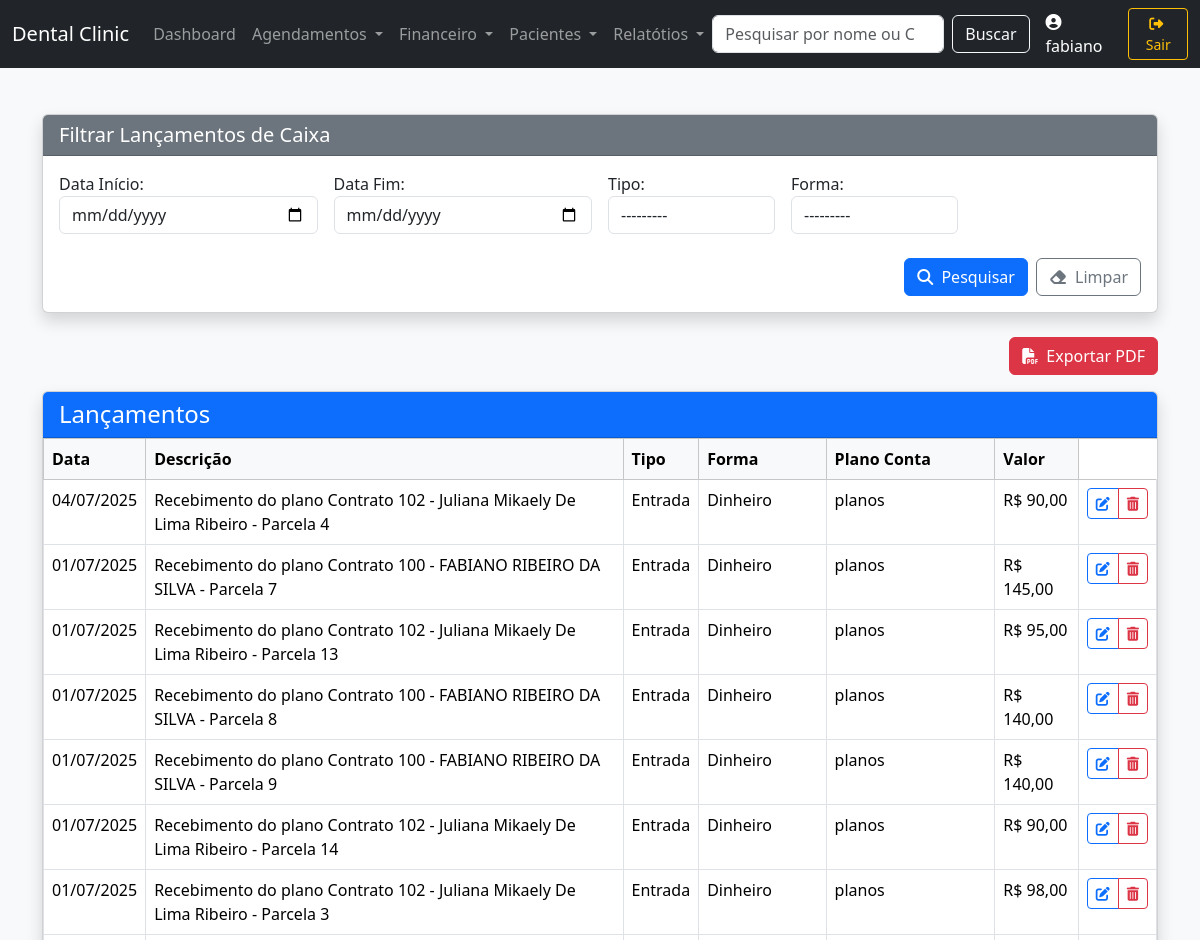
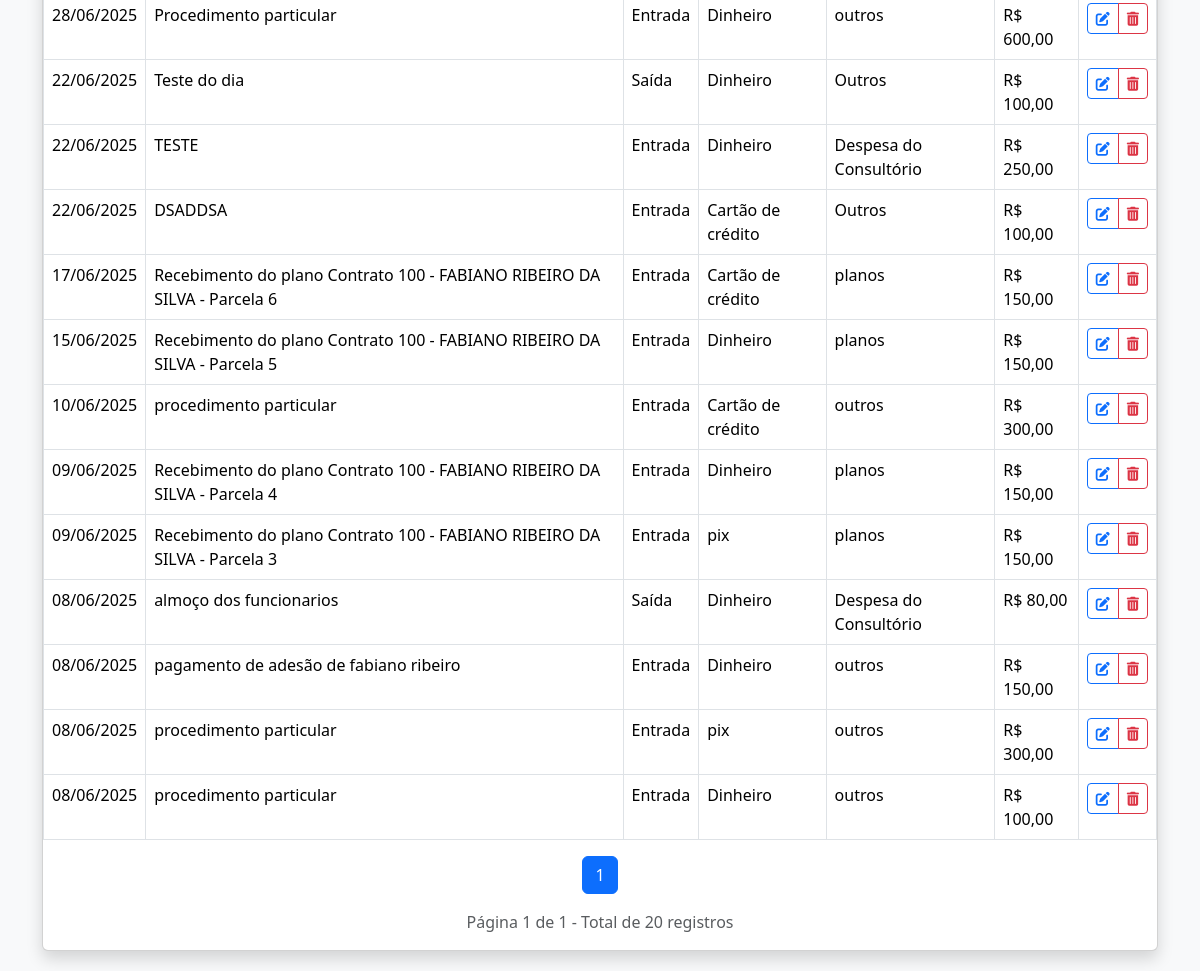
The page /financeiro/caixa/listar/ (signed in) on the database its author committed (2 pictures, top to bottom).
### financeiro/models.py (models this page shows, shortened)
class Caixa(models.Model):
    PLANO_DE_CONTAS = [
        ('Consultorio', 'Despesa do Consultório'),
        ('Boletos', 'Boletos'),
        ('Outros', 'Outros'),
        ('Planos', 'Planos'),
        ('Procedimento', 'Procedimento Particular')
    ]
    FORMA_CHOICES = [
        ('dinheiro', 'Dinheiro'),
        ('pix_pj', 'Pix PJ'),
        ('pix_pf', 'Pix PF'),
        ('cartao_credito', 'Cartão de crédito'),
        ('cartao_debito', 'Cartão de débito'),
    ]
    TIPO_CHOICES = [
     ('entrada', 'Entrada'),
     ('saida', 'Saída'),
    ]
    data = models.DateField(default=date.today)
    descricao = models.CharField(max_length=255)
    valor = models.DecimalField(max_digits=10, decimal_places=2)
    tipo = models.CharField(max_length=10, choices=[('entrada', 'Entrada'), ('saida', 'Saída')])
    forma = models.CharField(max_length=20, choices=FORMA_CHOICES)
    plano_conta = models.CharField(max_length=30, choices=PLANO_DE_CONTAS, default='outros')
    observacao = models.TextField(blank=True)

### financeiro/views.py (the view)
# urls.py: path('caixa/listar/', views.lista_caixa, name='lista_caixa'),# Lista vazia - nenhuma URL definida
def lista_caixa(request):
    queryset = Caixa.objects.all().order_by('-data')
    filtro = CaixaFilter(request.GET, queryset=queryset)
    resultados = filtro.qs
    total_entradas = resultados.filter(tipo='entrada').aggregate(Sum('valor'))['valor__sum'] or 0
    total_saidas = resultados.filter(tipo='saida').aggregate(Sum('valor'))['valor__sum'] or 0
    saldo = total_entradas - total_saidas
    paginator = Paginator(resultados, 25)
    page_number = request.GET.get('page')
    lancamentos_paginados = paginator.get_page(page_number)
    context = {
        'filter': filtro,
        'lancamentos': lancamentos_paginados,  # Objeto paginado para a tabela
        'total_entradas': total_entradas,
        'total_saidas': total_saidas,
        'saldo': saldo,
        'total_registros': resultados.count()  # Total de registros (não paginado)
    }
    return render(request, 'financeiro/caixa/lista_caixa.html', context)

### financeiro/templates/financeiro/caixa/lista_caixa.html (shortened to what this page needs)
{% extends 'core/base.html' %}
{% block content %}
<div class="container mt-4">
    <div class="card shadow mb-4">
        <div class="card-header bg-secondary text-white">
            <h5 class="mb-0">Filtrar Lançamentos de Caixa</h5>
        </div>
        <div class="card-body">
            <form method="get">
                <div class="row g-3">
                    <div class="col-md-3">
                        <label for="{{ filter.form.data_inicio.id_for_label }}">Data Início:</label>
                        {{ filter.form.data_inicio }}
                    </div>
                    <div class="col-md-3">
                        <label for="{{ filter.form.data_fim.id_for_label }}">Data Fim:</label>
                        {{ filter.form.data_fim }}
                    </div>
                    <div class="col-md-2">
                        <label for="{{ filter.form.tipo.id_for_label }}">Tipo:</label>
                        {{ filter.form.tipo }}
                    </div>
                    <div class="col-md-2">
                        <label for="{{ filter.form.forma.id_for_label }}">Forma:</label>
                        {{ filter.form.forma }}
                    </div>
                </div>
                <div class="d-flex justify-content-end mt-4">
                    <button type="submit" class="btn btn-primary me-2">
                        <i class="fas fa-search me-1"></i> Pesquisar
                    </button>
                    <a href="{% url 'financeiro:lista_caixa' %}" class="btn btn-outline-secondary">
                        <i class="fas fa-eraser me-1"></i> Limpar
                    </a>
                </div>
            </form>
        </div>
    </div>
    <div class="d-flex justify-content-end mb-3">
        <a href="{% url 'financeiro:caixa_pdf' %}?{{ request.GET.urlencode }}" target="_blank" class="btn btn-danger ms-2">
            <i class="fas fa-file-pdf me-1"></i> Exportar PDF
        </a>
    </div>
    <div class="card shadow">
        <div class="card-header bg-primary text-white">
            <h4 class="mb-0">Lançamentos</h4>
        </div>
        <div class="card-body p-0">
            {% if lancamentos %}
                <div class="table-responsive">
                    <table class="table table-hover table-bordered mb-0">
                        <thead class="table-light">
                            <tr>
                                <th>Data</th>
                                <th>Descrição</th>
                                <th>Tipo</th>
                                <th>Forma</th>
                                <th>Plano Conta</th>
                                <th>Valor</th>
                            </tr>
                        </thead>
                        <tbody>
                            {% for lancamento in lancamentos %}
                            <tr>
                                <td>{{ lancamento.data|date:"d/m/Y" }}</td>
                                <td>{{ lancamento.descricao }}</td>
                                <td>{{ lancamento.get_tipo_display }}</td>
                                <td>{{ lancamento.get_forma_display }}</td>
                                <td>{{ lancamento.get_plano_conta_display }}</td>
                                <td>R$ {{ lancamento.valor|floatformat:2 }}</td>
                                <td class="text-center">
                                  <div class="btn-group btn-group-sm" role="group">
                                      <a href="{% url 'financeiro:editar_caixa' lancamento.id %}" class="btn btn-outline-primary" title="Abrir">
                                         <i class="fas fa-edit"></i>
                                        </a>
                                       <a href="{% url 'financeiro:excluir_caixa' lancamento.id %}" class="btn btn-outline-danger" title="Excluir">
                                         <i class="fas fa-trash-alt"></i>
                                        </a>
                                    </div>
                                </td>
                            </tr>
                            {% endfor %}
                        </tbody>
                    </table>
                </div>
                <div class="p-3">
                    <nav aria-label="Page navigation">
                        <ul class="pagination justify-content-center">
                            {% for num in lancamentos.paginator.page_range %}
                                {% if lancamentos.number == num %}
                                    <li class="page-item active"><a class="page-link" href="#">{{ num }}</a></li>
                                {% endif %}
                            {% endfor %}
                        </ul>
                    </nav>
                    <div class="text-center text-muted">
                        Página {{ lancamentos.number }} de {{ lancamentos.paginator.num_pages }} - Total de {{ lancamentos.paginator.count }} registros
                    </div>
                </div>
            {% else %}
                <div class="p-3 text-center text-muted">
                    Nenhum lançamento encontrado.
                </div>
            {% endif %}
        </div>
    </div>
</div>
{% endblock %}

### templates/core/base.html (shortened to what this page needs)
<!doctype html>
<html lang="pt-br">
<head>
  <link href="https://cdn.jsdelivr.net/npm/bootstrap@5.3.3/dist/css/bootstrap.min.css" rel="stylesheet" />
  <link href="https://cdnjs.cloudflare.com/ajax/libs/font-awesome/6.4.0/css/all.min.css" rel="stylesheet" />
</head>
<body>
<nav class="navbar navbar-expand-lg navbar-dark bg-dark fixed-top">
  <div class="container-fluid">
    <a class="navbar-brand" href="{% url 'core:dashboard' %}">Dental Clinic</a>
    <div class="collapse navbar-collapse" id="navbarNavDropdown">
      <ul class="navbar-nav me-auto">
        <li class="nav-item">
          <a class="nav-link" href="{% url 'core:dashboard' %}">Dashboard</a>
        </li>
        <li class="nav-item dropdown">
          <a
            class="nav-link dropdown-toggle"
            href="#"
            id="agendamentoDropdown"
            role="button"
            data-bs-toggle="dropdown"
            aria-expanded="false"
          >
            Agendamentos
          </a>
        </li>
        <li class="nav-item dropdown">
          <a
            class="nav-link dropdown-toggle"
            href="#"
            id="financeiroDropdown"
            role="button"
            data-bs-toggle="dropdown"
            aria-expanded="false"
          >
            Financeiro
          </a>
        </li>
        <li class="nav-item dropdown">
          <a
            class="nav-link dropdown-toggle"
            href="#"
            id="pacientesDropdown"
            role="button"
            data-bs-toggle="dropdown"
            aria-expanded="false"
          >
            Pacientes
          </a>
        </li>
         <li class="nav-item dropdown">
          <a
            class="nav-link dropdown-toggle"
            href="#"
            id="pacientesDropdown"
            role="button"
            data-bs-toggle="dropdown"
            aria-expanded="false"
          >
            Relatótios
          </a>
        </li>
      </ul>
      <form class="d-flex" role="search" action="{% url 'financeiro:buscar_paciente' %}" method="GET">
    <input
      id="autocomplete-busca"
      class="form-control me-2"
      type="search"
      placeholder="Pesquisar por nome ou CPF"
      aria-label="Pesquisar"
      name="q"
      autocomplete="on"
    />
    <button class="btn btn-outline-light" type="submit">Buscar</button>
</form>
{% if user.is_authenticated %}
  <div class="d-flex align-items-center ms-3">
    <span class="text-white me-2">
      <i class="fas fa-user-circle me-1"></i> {{ user.get_full_name|default:user.username }}
    </span>
    <form method="post" action="{% url 'logout' %}">
      <button type="submit" class="btn btn-outline-warning btn-sm">
        <i class="fas fa-sign-out-alt me-1"></i> Sair
      </button>
    </form>
  </div>
{% endif %}
    </div>
  </div>
</nav>
<div class="container-fluid dashboard">
  {% block content %}{% endblock %}
</div>
<link rel="stylesheet" href="https://code.jquery.com/ui/1.13.0/themes/base/jquery-ui.css">
</body>
</html>

### templates/core/base.html (style rules this page uses)
body { background-color: #f8f9fa; padding-top: 70px; }
.dashboard { display: flex; gap: 20px; padding: 20px; }
.card-header { font-weight: bold; }

### rows shown on the page
Caixa: data "04/07/2025", descricao "Recebimento do plano Contrato 102 - Juliana Mikaely De Lima Ribeiro - Parcela 4", tipo "Entrada", forma "Dinheiro", plano_conta "planos", valor "90,00"
Caixa: data "01/07/2025", descricao "Recebimento do plano Contrato 100 - FABIANO RIBEIRO DA SILVA - Parcela 7", tipo "Entrada", forma "Dinheiro", plano_conta "planos", valor "145,00"
Caixa: data "01/07/2025", descricao "Recebimento do plano Contrato 102 - Juliana Mikaely De Lima Ribeiro - Parcela 13", tipo "Entrada", forma "Dinheiro", plano_conta "planos", valor "95,00"
Caixa: data "01/07/2025", descricao "Recebimento do plano Contrato 100 - FABIANO RIBEIRO DA SILVA - Parcela 8", tipo "Entrada", forma "Dinheiro", plano_conta "planos", valor "140,00"
Caixa: data "01/07/2025", descricao "Recebimento do plano Contrato 100 - FABIANO RIBEIRO DA SILVA - Parcela 9", tipo "Entrada", forma "Dinheiro", plano_conta "planos", valor "140,00"
Caixa: data "01/07/2025", descricao "Recebimento do plano Contrato 102 - Juliana Mikaely De Lima Ribeiro - Parcela 14", tipo "Entrada", forma "Dinheiro", plano_conta "planos", valor "90,00"
Caixa: data "01/07/2025", descricao "Recebimento do plano Contrato 102 - Juliana Mikaely De Lima Ribeiro - Parcela 3", tipo "Entrada", forma "Dinheiro", plano_conta "planos", valor "98,00"
Caixa: data "28/06/2025", descricao "Procedimento particular", tipo "Entrada", forma "Dinheiro", plano_conta "outros", valor "600,00"
Caixa: data "22/06/2025", descricao "Teste do dia", tipo "Saída", forma "Dinheiro", plano_conta "Outros", valor "100,00"
Caixa: data "22/06/2025", descricao "TESTE", tipo "Entrada", forma "Dinheiro", plano_conta "Despesa do Consultório", valor "250,00"
Caixa: data "22/06/2025", descricao "DSADDSA", tipo "Entrada", forma "Cartão de crédito", plano_conta "Outros", valor "100,00"
Caixa: data "17/06/2025", descricao "Recebimento do plano Contrato 100 - FABIANO RIBEIRO DA SILVA - Parcela 6", tipo "Entrada", forma "Cartão de crédito", plano_conta "planos", valor "150,00"
Caixa: data "15/06/2025", descricao "Recebimento do plano Contrato 100 - FABIANO RIBEIRO DA SILVA - Parcela 5", tipo "Entrada", forma "Dinheiro", plano_conta "planos", valor "150,00"
Caixa: data "10/06/2025", descricao "procedimento particular", tipo "Entrada", forma "Cartão de crédito", plano_conta "outros", valor "300,00"
Caixa: data "09/06/2025", descricao "Recebimento do plano Contrato 100 - FABIANO RIBEIRO DA SILVA - Parcela 4", tipo "Entrada", forma "Dinheiro", plano_conta "planos", valor "150,00"
Caixa: data "09/06/2025", descricao "Recebimento do plano Contrato 100 - FABIANO RIBEIRO DA SILVA - Parcela 3", tipo "Entrada", forma "pix", plano_conta "planos", valor "150,00"
Caixa: data "08/06/2025", descricao "almoço dos funcionarios", tipo "Saída", forma "Dinheiro", plano_conta "Despesa do Consultório", valor "80,00"
Caixa: data "08/06/2025", descricao "pagamento de adesão de fabiano ribeiro", tipo "Entrada", forma "Dinheiro", plano_conta "outros", valor "150,00"
Caixa: data "08/06/2025", descricao "procedimento particular", tipo "Entrada", forma "pix", plano_conta "outros", valor "300,00"
Caixa: data "08/06/2025", descricao "procedimento particular", tipo "Entrada", forma "Dinheiro", plano_conta "outros", valor "100,00"

### other values the page prints
{{ user.get_full_name|default:user.username }} "fabiano"
{{ num }} "1"
{{ lancamentos.number }} "1"
{{ lancamentos.paginator.num_pages }} "1"
{{ lancamentos.paginator.count }} "20"
